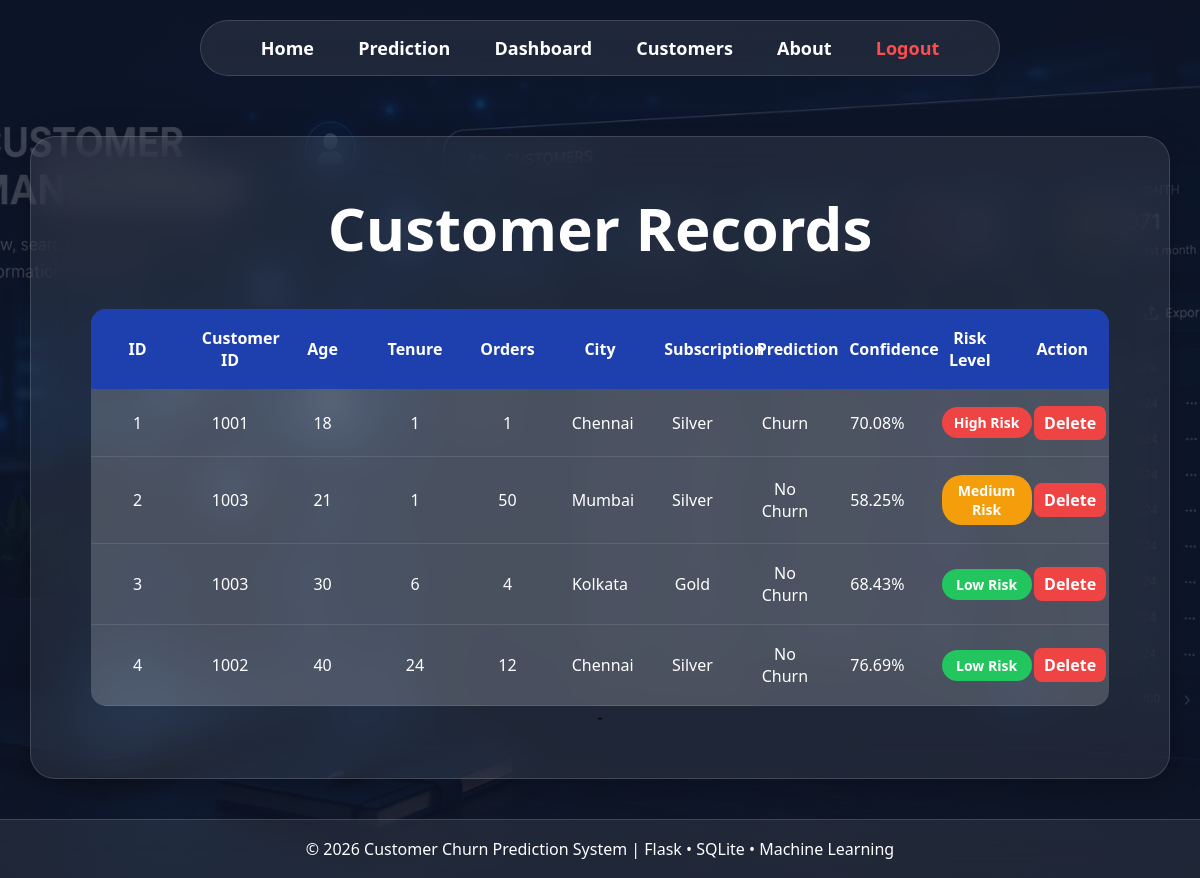
The page /customers on the database as committed earlier.
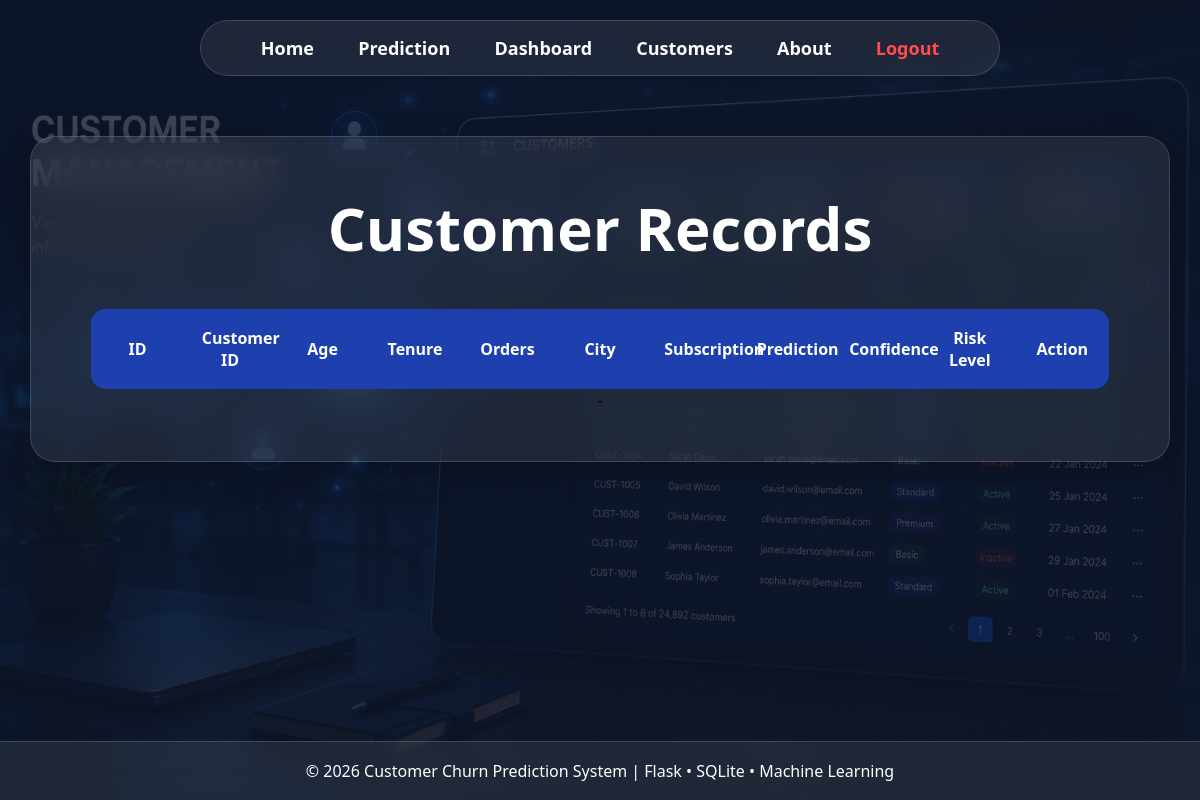
The same page on the database as committed later.
### tables this page shows
CREATE TABLE customers(

    id INTEGER PRIMARY KEY AUTOINCREMENT,

    customer_id INTEGER,
    age INTEGER,
    tenure_months INTEGER,

    avg_order_value REAL,
    total_orders INTEGER,

    last_purchase_days_ago INTEGER,
    support_tickets INTEGER,

    gender TEXT,
    city TEXT,
    subscription_type TEXT,

    prediction TEXT,
    confidence REAL,
    risk_level TEXT
);

### app.py (the view)
@app.route('/customers')
def customers():
    conn = get_db_connection()
    customers = conn.execute(
        "SELECT * FROM customers ORDER BY id ASC"
    ).fetchall()
    conn.close()
    return render_template(
        'customers.html',
        customers=customers
    )

### app.py (called while the page is built)
def get_db_connection():
    conn = sqlite3.connect("churn.db")
    conn.row_factory = sqlite3.Row
    return conn

### templates/customers.html (shortened to what this page needs)
<!DOCTYPE html>
<html>
<head>
    <link rel="stylesheet"
          href="{{ url_for('static', filename='css/style.css') }}">
</head>
<body class="customers-page">
<body>
<nav>
    <a href="/home">Home</a>
    <a href="/prediction">Prediction</a>
    <a href="/dashboard">Dashboard</a>
    <a href="/customers">Customers</a>
    <a href="/about">About</a>
<a href="/logout" class="logout-btn">Logout</a>
</nav>
<div class="hero">
    <h1>Customer Records</h1>
<div class="table-container">
    <table>
        <tr>
            <th>ID</th>
            <th>Customer ID</th>
            <th>Age</th>
            <th>Tenure</th>
            <th>Orders</th>
            <th>City</th>
            <th>Subscription</th>
            <th>Prediction</th>
            <th>Confidence</th>
            <th>Risk Level</th>
            <th>Action</th>
        </tr>
        {% for customer in customers %}
        <tr>
            <td>{{ loop.index }}</td>
            <td>{{ customer['customer_id'] }}</td>
            <td>{{ customer['age'] }}</td>
            <td>{{ customer['tenure_months'] }}</td>
            <td>{{ customer['total_orders'] }}</td>
            <td>{{ customer['city'] }}</td>
            <td>{{ customer['subscription_type'] }}</td>
            <td>{{ customer['prediction'] }}</td>
            <td>{{ customer['confidence'] }}%</td>
            <td>
    {% if customer['risk_level'] == 'High Risk' %}
        <span class="risk-high">High Risk</span>
    {% elif customer['risk_level'] == 'Medium Risk' %}
        <span class="risk-medium">Medium Risk</span>
    {% else %}
        <span class="risk-low">Low Risk</span>
    {% endif %}
</td>
            <td>
                <a href="/delete_customer/{{ customer['id'] }}"
                   class="delete-btn">
                   Delete
                </a>
            </td>
        </tr>
        {% endfor %}
    </table>
-</div>
</div>
<footer>
    © 2026 Customer Churn Prediction System | Flask • SQLite • Machine Learning
</footer>
</body>
</html>

### static/css/style.css (style rules this page uses)
* { margin:0; padding:0; box-sizing:border-box; }
body { font-family:'Segoe UI',sans-serif; min-height:100vh; display:flex; flex-direction:column; }
nav { width:fit-content; margin:20px auto; padding:15px 40px; background:rgba(255,255,255,0.08); backdrop-filter:blur(15px); -webkit-backdrop-filter:blur(15px); border:1px solid rgba(255,255,255,0.15); border-radius:50px; position:sticky; top:15px; z-index:1000; }
nav a { color:white; text-decoration:none; margin:0 20px; font-size:18px; font-weight:600; transition:0.3s; }
.hero { width:95%; max-width:1200px; margin:40px auto; background:rgba(255,255,255,0.08); backdrop-filter:blur(20px); -webkit-backdrop-filter:blur(20px); border:1px solid rgba(255,255,255,0.15); border-radius:25px; padding:50px; text-align:center; box-shadow: 0 8px 32px rgba(0,0,0,0.25); }
.hero h1 { color:white; font-size:60px; margin-bottom:20px; }
table { width:100%; border-collapse:collapse; background:rgba(255,255,255,0.12); border-radius:15px; overflow:hidden; color:white; margin-top:20px; }
table th { background:rgba(0,0,0,0.25); padding:15px; font-size:16px; }
footer { margin-top:auto; background:rgba(255,255,255,0.08); backdrop-filter:blur(15px); border-top:1px solid rgba(255,255,255,0.15); color:white; text-align:center; padding:18px; }
.hero table { width:100%; border-collapse:collapse; border-radius:15px; overflow:hidden; table-layout:fixed; }
.hero table th, .hero table td { text-align:center; vertical-align:middle; padding:18px; }
.hero table th { background:#1e40af; color:white; font-weight:600; }
.table-container { width:98%; margin:auto; overflow-x:auto; border-radius:15px; }
.table-container table { min-width:1000px; }
.customers-page { background: linear-gradient(rgba(15,23,42,0.80), rgba(15,23,42,0.80)), url("../images/customer.png"); background-size:cover; background-position:center; background-attachment:fixed; }
.logout-btn { color:#ff4d4d !important; font-weight:bold; }

Rows that differ between the two databases and show on the page:
removed customers: customer_id "1001", age "18", tenure_months "1", total_orders "1", city "Chennai", subscription_type "Silver", prediction "Churn", confidence "70.08", risk_level "High Risk"
removed customers: customer_id "1003", age "21", tenure_months "1", total_orders "50", city "Mumbai", subscription_type "Silver", prediction "No Churn", confidence "58.25", risk_level "Medium Risk"
removed customers: customer_id "1003", age "30", tenure_months "6", total_orders "4", city "Kolkata", subscription_type "Gold", prediction "No Churn", confidence "68.43", risk_level "Low Risk"
removed customers: customer_id "1002", age "40", tenure_months "24", total_orders "12", city "Chennai", subscription_type "Silver", prediction "No Churn", confidence "76.69", risk_level "Low Risk"
